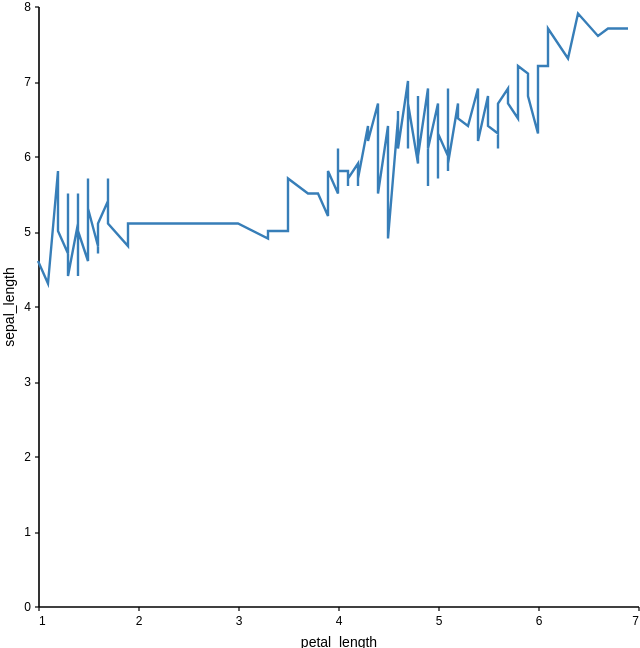

This figure's notebook cell:
### Code cell
alt.Chart(iris).mark_line().encode(x="petal_length", y="sepal_length")

### Figure 1 — Vega-Lite specification as saved in the notebook (floating-point values rounded to 4 significant figures; data arrays with more than 128 entries replaced by an {"elided": "..."} marker saying what was removed)
{"config": {"font": "Helvetica", "padding": 0, "scheme": "set1", "color": {"field": "color", "type": "Set1"}, "view": {"strokeWidth": 0}, "title": {"fontSize": 7, "offset": 3, "fontWeight": "normal"}, "axis": {"grid": false, "domainColor": "black", "domainWidth": 0.8, "tickColor": "black", "tickSize": 2, "tickWidth": 0.6, "labelFontWeight": "normal", "titleFontWeight": "normal", "labelFontSize": 6, "titleFontSize": 7}, "range": {"category": ["#377EB8", "#E41A1C", "#4DAF4A", "#984EA3", "#FF7F00", "#A55628"], "heatmap": {"scheme": "viridis"}, "ordinal": {"scheme": "set1"}, "ramp": {"scheme": "set1"}, "diverging": {"scheme": "set1"}}, "legend": {"labelFontWeight": "normal", "titleFontWeight": "normal", "labelFontSize": 6, "titleFontSize": 7, "labelBaseline": "middle", "symbolSize": 40, "symbolOpacity": 1, "symbolStrokeWidth": 0}, "boxplot": {"outliers": {"size": 8, "filled": true}}, "mark": {"color": "#377EB8", "opacity": 1}, "area": {"fill": "#377EB8", "line": true, "fillOpacity": 0.1}, "line": {"strokeWidth": 1.2}, "point": {"filled": true}, "text": {"size": 6, "baseline": "middle"}, "bar": {"stroke": false}}, "data": {"name": "data-186c34c08156a5e974c5ee74800a0d21"}, "mark": "line", "encoding": {"x": {"field": "petal_length", "type": "quantitative"}, "y": {"field": "sepal_length", "type": "quantitative"}}, "$schema": "https://vega.github.io/schema/vega-lite/v4.17.0.json", "datasets": {"data-186c34c08156a5e974c5ee74800a0d21": {"elided": "150 records"}}}
